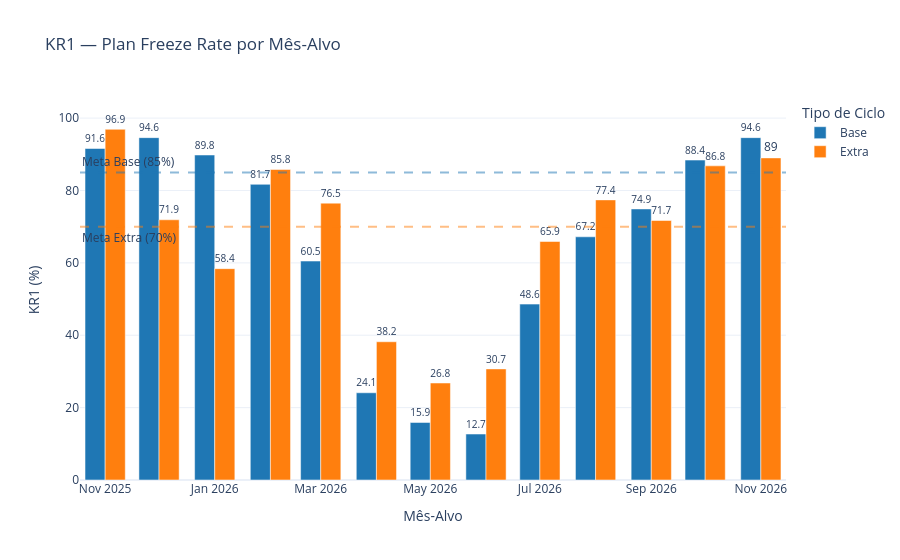

Source (notebook cell):
### Markdown cell above
# 4. Visualizações — Visão de Planejamento

### Code cell
plot_kr1_mes(kr1_mes, colors_cycle)

### Figure 1 — Plotly figure (JSON) as saved in the notebook; plotly's stock layout.template omitted (floating-point values rounded to 4 significant figures)
{"data": [{"alignmentgroup": "True", "hovertemplate": "Tipo de Ciclo=Base<br>Mês-Alvo=%{x}<br>KR1 (%)=%{text}<extra></extra>", "legendgroup": "Base", "marker": {"color": "#1f77b4", "pattern": {"shape": ""}}, "name": "Base", "offsetgroup": "Base", "orientation": "v", "showlegend": true, "text": [91.6, 94.6, 89.8, 81.7, 60.5, 24.1, 15.9, 12.7, 48.6, 67.2, 74.9, 88.4, 94.6], "textposition": "outside", "type": "bar", "x": ["2025-11", "2025-12", "2026-01", "2026-02", "2026-03", "2026-04", "2026-05", "2026-06", "2026-07", "2026-08", "2026-09", "2026-10", "2026-11"], "xaxis": "x", "y": [91.6, 94.6, 89.8, 81.7, 60.5, 24.1, 15.9, 12.7, 48.6, 67.2, 74.9, 88.4, 94.6], "yaxis": "y"}, {"alignmentgroup": "True", "hovertemplate": "Tipo de Ciclo=Extra<br>Mês-Alvo=%{x}<br>KR1 (%)=%{text}<extra></extra>", "legendgroup": "Extra", "marker": {"color": "#ff7f0e", "pattern": {"shape": ""}}, "name": "Extra", "offsetgroup": "Extra", "orientation": "v", "showlegend": true, "text": [96.9, 71.9, 58.4, 85.8, 76.5, 38.2, 26.8, 30.7, 65.9, 77.4, 71.7, 86.8, 89.0], "textposition": "outside", "type": "bar", "x": ["2025-11", "2025-12", "2026-01", "2026-02", "2026-03", "2026-04", "2026-05", "2026-06", "2026-07", "2026-08", "2026-09", "2026-10", "2026-11"], "xaxis": "x", "y": [96.9, 71.9, 58.4, 85.8, 76.5, 38.2, 26.8, 30.7, 65.9, 77.4, 71.7, 86.8, 89.0], "yaxis": "y"}], "layout": {"annotations": [{"showarrow": false, "text": "Meta Base (85%)", "x": 0, "xanchor": "left", "xref": "x domain", "y": 85, "yanchor": "bottom", "yref": "y"}, {"showarrow": false, "text": "Meta Extra (70%)", "x": 0, "xanchor": "left", "xref": "x domain", "y": 70, "yanchor": "top", "yref": "y"}], "barmode": "group", "legend": {"title": {"text": "Tipo de Ciclo"}, "tracegroupgap": 0}, "shapes": [{"line": {"color": "#1f77b4", "dash": "dash"}, "opacity": 0.5, "type": "line", "x0": 0, "x1": 1, "xref": "x domain", "y0": 85, "y1": 85, "yref": "y"}, {"line": {"color": "#ff7f0e", "dash": "dash"}, "opacity": 0.5, "type": "line", "x0": 0, "x1": 1, "xref": "x domain", "y0": 70, "y1": 70, "yref": "y"}], "title": {"text": "KR1 — Plan Freeze Rate por Mês-Alvo"}, "xaxis": {"anchor": "y", "domain": [0, 1], "title": {"text": "Mês-Alvo"}}, "yaxis": {"anchor": "x", "domain": [0, 1], "range": [0, 105], "title": {"text": "KR1 (%)"}}}}
